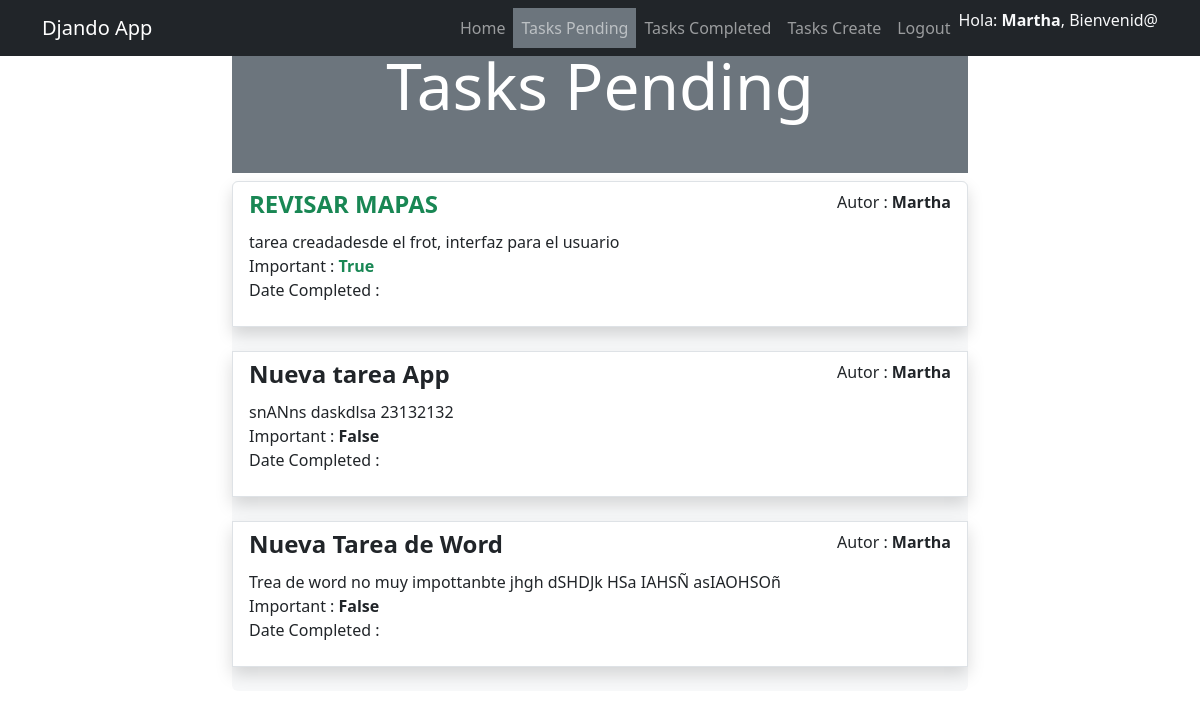
The app's page /tasks/ (signed in), older data.
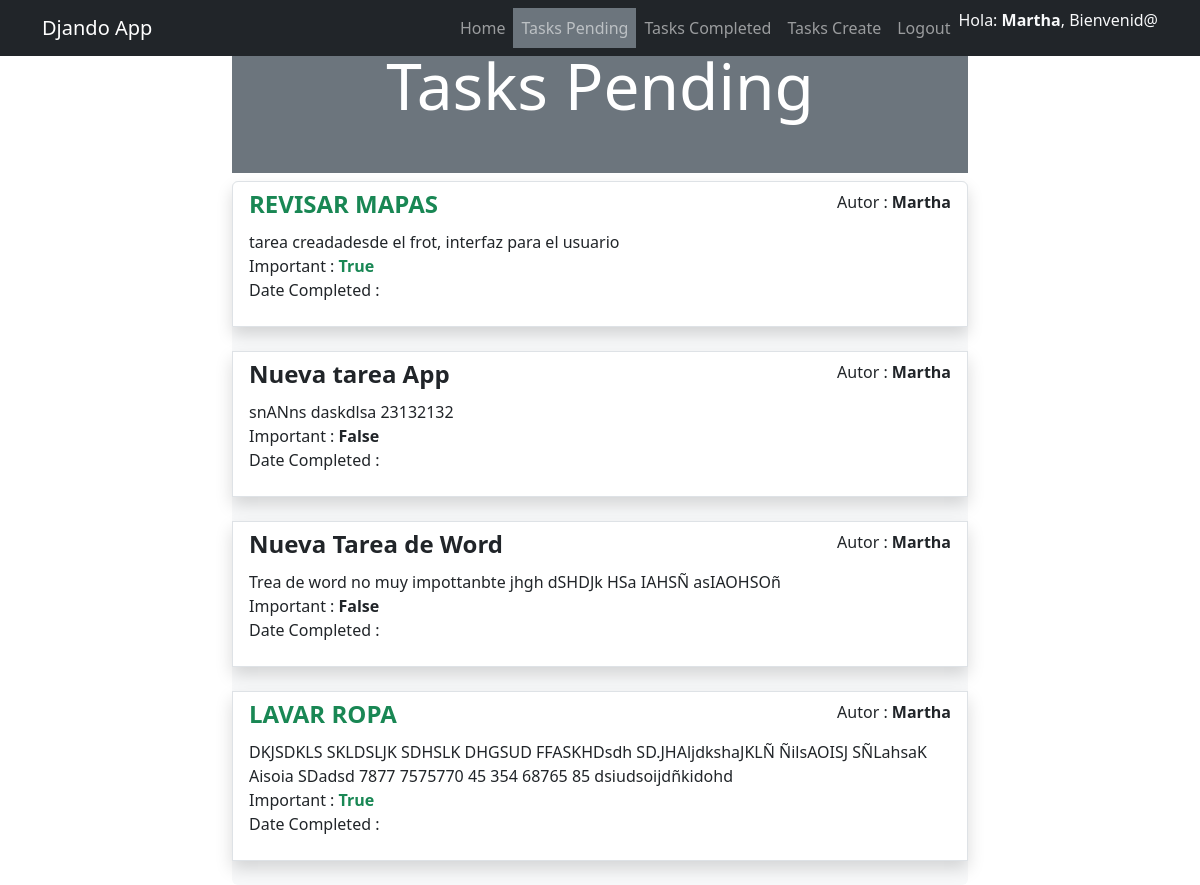
The same page, newer data.
### tasks/models.py (models this page shows, shortened)
class Task(models.Model):
    title = models.CharField(max_length=100)
    description = models.TextField()
    created = models.DateTimeField(auto_now_add=True)
    datecompleted = models.DateTimeField(null=True, blank=True)
    important = models.BooleanField(default=False)
    user = models.ForeignKey(User, on_delete=models.CASCADE)

### tasks/views.py (the view)
# urls.py: path('tasks/', views.tasks, name='tasks'),
@login_required
def tasks(request):
    tasks = Task.objects.filter(user=request.user, datecompleted__isnull=True) # filtra tarea x usuario logueado
    return render(request, 'tasks.html', {'tasks': tasks, 'title':'Tasks Pending'})

### tasks/templates/tasks.html
{% extends 'base.html' %}
{% block content %}
<main class="container">
  <div class="row">
    <div class="col-md-8 offset-md-2">
      <h1 class="text-center display-3 py-5 bg-secondary text-white">{{ title }} </h1>
        <ul class="list-group bg-light">
          {% for task in tasks %}
            <a href="{% url 'task_detail' task.id %}" class="list-group-item shadow">
              <header class="d-flex justify-content-between">
                {% if task.important %}
                  <h4 class="fw-bold text-success">{{ task.title }}</h4>
                  <p>Autor : <strong> {{ task.user.username }} </strong></p>
                {% else %}
                  <h4 class="fw-bold">{{ task.title }}</h4>
                  <p>Autor : <strong>{{ task.user.username }} </strong></p>
                {% endif %}
              </header>
                {{ task.description }}
                <br>
                Important :
              {% if task.important %}
                <span class="fw-bold text-success"> {{ task.important }}</span>
              {% else %}
                <span class="fw-bold"> {{ task.important }}</span>
              {% endif %}
              <p>Date Completed : <strong> {{ task.datecompleted|date:'M j Y' }} </strong></p>
            </a>
            <br>
          {% endfor %}
        </ul>
    </div>
  </div>
</main>
{% endblock content %}

### tasks/templates/base.html (shortened to what this page needs)
<!DOCTYPE html>
<html lang="en">
<head>
	<link rel="stylesheet" href="https://cdn.jsdelivr.net/npm/bootstrap@5.3.0-alpha1/dist/css/bootstrap.min.css">
	<link rel="stylesheet" href="https://getbootstrap.com/docs/5.3/assets/css/docs.css">
</head>
<body>
	  <nav class="navbar navbar-expand-lg bg-dark navbar-dark fixed-top">
		<div class="container">
			<a class="navbar-brand" href="/">Djando App</a>
		  <div class="collapse navbar-collapse" id="navbarNavAltMarkup">
			<div class="navbar-nav ms-auto">
        <ul class="navbar-nav">
          <li class="nav-item {% if request.path == '/' %}bg-secondary text-light{% endif %}>">
            <a href="/" class="nav-link">Home</a>
          </li>
          {% if user.is_authenticated %}
            <li class="nav-item {% if request.path == '/tasks/' %}bg-secondary text-light{% endif %}">
              <a href="{% url 'tasks' %}" class="nav-link" >Tasks Pending</a>
            </li>
            <li class="nav-item {% if request.path == '/tasks_completed/' %}bg-secondary text-light {% endif %}">
              <a href="{% url 'tasks_completed' %}" class="nav-link" >Tasks Completed</a>
            </li>
            <li class="nav-item {% if request.path == '/tasks/create/' %}bg-secondary text-light {% endif %}">
              <a href="{% url 'create_task' %}" class="nav-link" >Tasks Create</a>
            </li>
            <li class="nav-item">
              <a href="/logout" class="nav-link" >Logout</a>
            </li>
          {% endif %}
          {% if user.is_authenticated %}
            <li class="nav-item text-light">
              Hola: <strong>{{ request.user.username }}</strong>,  Bienvenid@
            </li>
          {% else %}
            <li class="nav-item text-light">
              Usuario: X, Bienvenido.
            <li class="nav-item">
          {% endif %}
        </ul>
			</div>
		  </div>
		</div>
	  </nav>
    {% block content %}{% endblock content %}
</body>
</html>

Row changes from the older to the newer data that the page shows:
added Task: title "LAVAR ROPA", user.username "Martha", description "DKJSDKLS SKLDSLJK SDHSLK DHGSUD FFASKHDsdh SD.JHAljdkshaJKLÑ ÑilsAOISJ SÑLahsaK Aisoia SDadsd 7877 7575770 45 354 68765 85 dsiudsoijdñkidohd", important "True"
